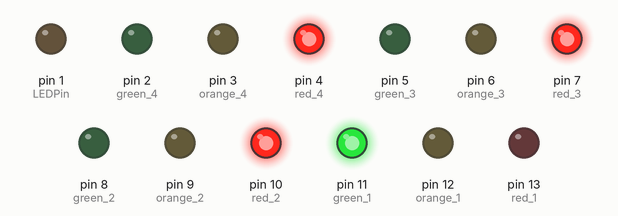
Recording of a sketch running on a simulated Arduino Uno, built with avr-gcc and run on an emulated ATmega328P. Parts: output pins drawn as LEDs (lit = HIGH).

Above: at 0.1 s.
At 8.1 s:
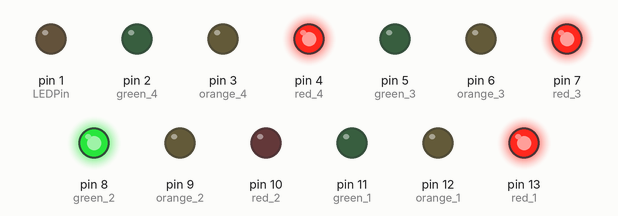
At 13.1 s:
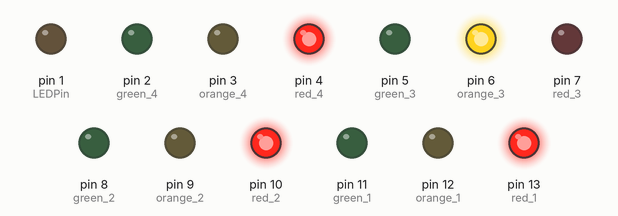
At 16.1 s:
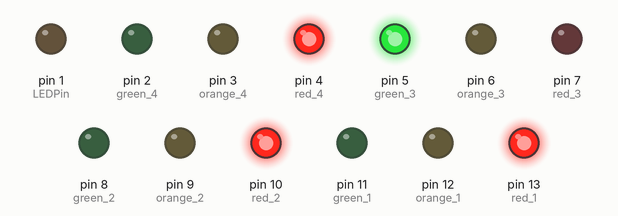
At 24.1 s:
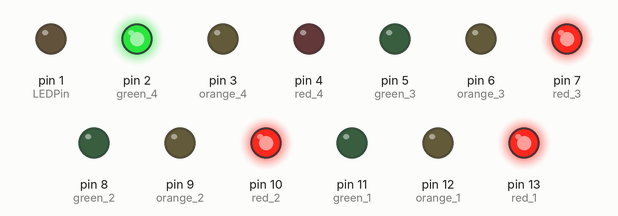
At 37.1 s:
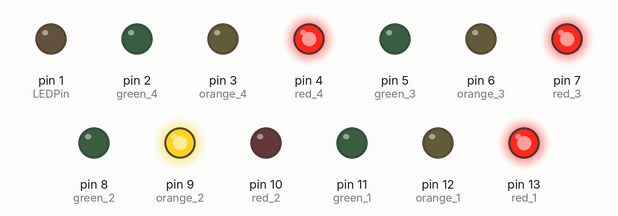
Timing chart, 0 to 38.6 s (numbered marks = the images above):
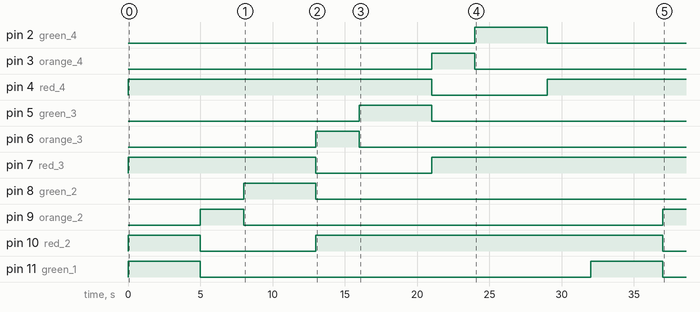

The sketch:

Traffic_signal.ino
```cpp
//First of all, we define the pins where we have
//connected the Light emiting diods,
int red_1=13;
int orange_1=12;
int green_1=11;
int red_2=10;
int orange_2=9;
int green_2=8;
int red_3=7;
int orange_3=6;
int green_3=5;
int red_4=4;
int orange_4=3;
int green_4=2;
int LEDState=0;
int LEDPin=1;
int ButtonPin=0;
int ButtonNew;
int ButtonOld=1;

void direction_1_green(void)//green LED of direction 1 will turn ON
{
  digitalWrite(red_1,LOW);
  digitalWrite(orange_1,LOW);
  digitalWrite(green_1,HIGH);
  digitalWrite(red_2,HIGH);
  digitalWrite(orange_2,LOW);
  digitalWrite(green_2,LOW);
  digitalWrite(red_3,HIGH);
  digitalWrite(orange_3,LOW);
  digitalWrite(green_3,LOW);
  digitalWrite(red_4,HIGH);
  digitalWrite(orange_4,LOW);
  digitalWrite(green_4,LOW);
}

void direction_2_orange(void)//orange LED of direction 2 will turn ON
{
  digitalWrite(red_1,HIGH);
  digitalWrite(orange_1,LOW);
  digitalWrite(green_1,LOW);
  digitalWrite(red_2,LOW);
  digitalWrite(orange_2,HIGH);
  digitalWrite(green_2,LOW);
  digitalWrite(red_3,HIGH);
  digitalWrite(orange_3,LOW);
  digitalWrite(green_3,LOW);
  digitalWrite(red_4,HIGH);
  digitalWrite(orange_4,LOW);
  digitalWrite(green_4,LOW);
}

void direction_2_green(void)//green LED of direction 2 will turn ON
{
  digitalWrite(red_1,HIGH);
  digitalWrite(orange_1,LOW);
  digitalWrite(green_1,LOW);
  digitalWrite(red_2,LOW);
  digitalWrite(orange_2,LOW);
  digitalWrite(green_2,HIGH);
  digitalWrite(red_3,HIGH);
  digitalWrite(orange_3,LOW);
  digitalWrite(green_3,LOW);
  digitalWrite(red_4,HIGH);
  digitalWrite(orange_4,LOW);
  digitalWrite(green_4,LOW);
}

void direction_3_orange(void)//orange LED of direction 3 will turn ON
{
  digitalWrite(red_1,HIGH);
  digitalWrite(orange_1,LOW);
  digitalWrite(green_1,LOW);
  digitalWrite(red_2,HIGH);
  digitalWrite(orange_2,LOW);
  digitalWrite(green_2,LOW);
  digitalWrite(red_3,LOW);
  digitalWrite(orange_3,HIGH);
  digitalWrite(green_3,LOW);
  digitalWrite(red_4,HIGH);
  digitalWrite(orange_4,LOW);
  digitalWrite(green_4,LOW);
}

void direction_3_green(void)//green LED of direction 3 will turn ON
{
  digitalWrite(red_1,HIGH);
  digitalWrite(orange_1,LOW);
  digitalWrite(green_1,LOW);
  digitalWrite(red_2,HIGH);
  digitalWrite(orange_2,LOW);
  digitalWrite(green_2,LOW);
  digitalWrite(red_3,LOW);
  digitalWrite(orange_3,LOW);
  digitalWrite(green_3,HIGH);
  digitalWrite(red_4,HIGH);
  digitalWrite(orange_4,LOW);
  digitalWrite(green_4,LOW);
}

void direction_4_orange(void)//orange LED of direction 4 will turn ON
{
  digitalWrite(red_1,HIGH);
  digitalWrite(orange_1,LOW);
  digitalWrite(green_1,LOW);
  digitalWrite(red_2,HIGH);
  digitalWrite(orange_2,LOW);
  digitalWrite(green_2,LOW);
  digitalWrite(red_3,HIGH);
  digitalWrite(orange_3,LOW);
  digitalWrite(green_3,LOW);
  digitalWrite(red_4,LOW);
  digitalWrite(orange_4,HIGH);
  digitalWrite(green_4,LOW);
}

void direction_4_green(void)//green LED of direction 4 will turn ON
{
  digitalWrite(red_1,HIGH);
  digitalWrite(orange_1,LOW);
  digitalWrite(green_1,LOW);
  digitalWrite(red_2,HIGH);
  digitalWrite(orange_2,LOW);
  digitalWrite(green_2,LOW);
  digitalWrite(red_3,HIGH);
  digitalWrite(orange_3,LOW);
  digitalWrite(green_3,LOW);
  digitalWrite(red_4,LOW);
  digitalWrite(orange_4,LOW);
  digitalWrite(green_4,HIGH);
}

void direction_1_orange(void)//orange LED of direction 1 will turn ON
{
  digitalWrite(red_1,LOW);
  digitalWrite(orange_1,HIGH);
  digitalWrite(green_1,LOW);
  digitalWrite(red_2,HIGH);
  digitalWrite(orange_2,LOW);
  digitalWrite(green_2,LOW);
  digitalWrite(red_3,HIGH);
  digitalWrite(orange_3,LOW);
  digitalWrite(green_3,LOW);
  digitalWrite(red_4,HIGH);
  digitalWrite(orange_4,LOW);
  digitalWrite(green_4,LOW);
}

void pedestrian(void){
  ButtonNew=digitalRead(ButtonPin);
  if (ButtonOld==0 && ButtonNew==1){
    if (LEDState==0){
      digitalWrite(LEDPin,HIGH);
      LEDState=1;
    }
    else{
      digitalWrite(LEDPin,LOW);
      LEDState=0;
    }
  }
}

void setup() { // Declaring all the LED's as output
  for(int i=1;i<=13;i++){
    pinMode(i,OUTPUT);
  }
  pinMode(ButtonPin,INPUT);
}

void loop() //In the loop function, we controlled the signal one by one to control the flow of traffic.
{
  direction_1_green();
  delay(5000);
  direction_2_orange();
  delay(3000);
  direction_2_green();
  delay(5000);
  direction_3_orange();
  delay(3000);
  direction_3_green();
  delay(5000);
  direction_4_orange();
  delay(3000);
  direction_4_green();
  delay(5000);
  direction_1_orange();
  delay(3000);
}
```

Measured:
- by itself, pin 2 (green_4): LOW → HIGH at 24.0 s, → LOW 5.0 s later
- by itself, pin 3 (orange_4): LOW → HIGH at 21.0 s, → LOW 3.0 s later
- by itself, pin 4 (red_4): LOW → HIGH at 0.00 s, → LOW 21.0 s later, → HIGH 8.0 s later
- by itself, pin 5 (green_3): LOW → HIGH at 16.0 s, → LOW 5.0 s later
- by itself, pin 6 (orange_3): LOW → HIGH at 13.0 s, → LOW 3.0 s later
- by itself, pin 7 (red_3): LOW → HIGH at 0.00 s, → LOW 13.0 s later, → HIGH 8.0 s later
- by itself, pin 8 (green_2): LOW → HIGH at 8.0 s, → LOW 5.0 s later
- by itself, pin 9 (orange_2): LOW → HIGH at 5.0 s, → LOW 3.0 s later, → HIGH 29.0 s later
